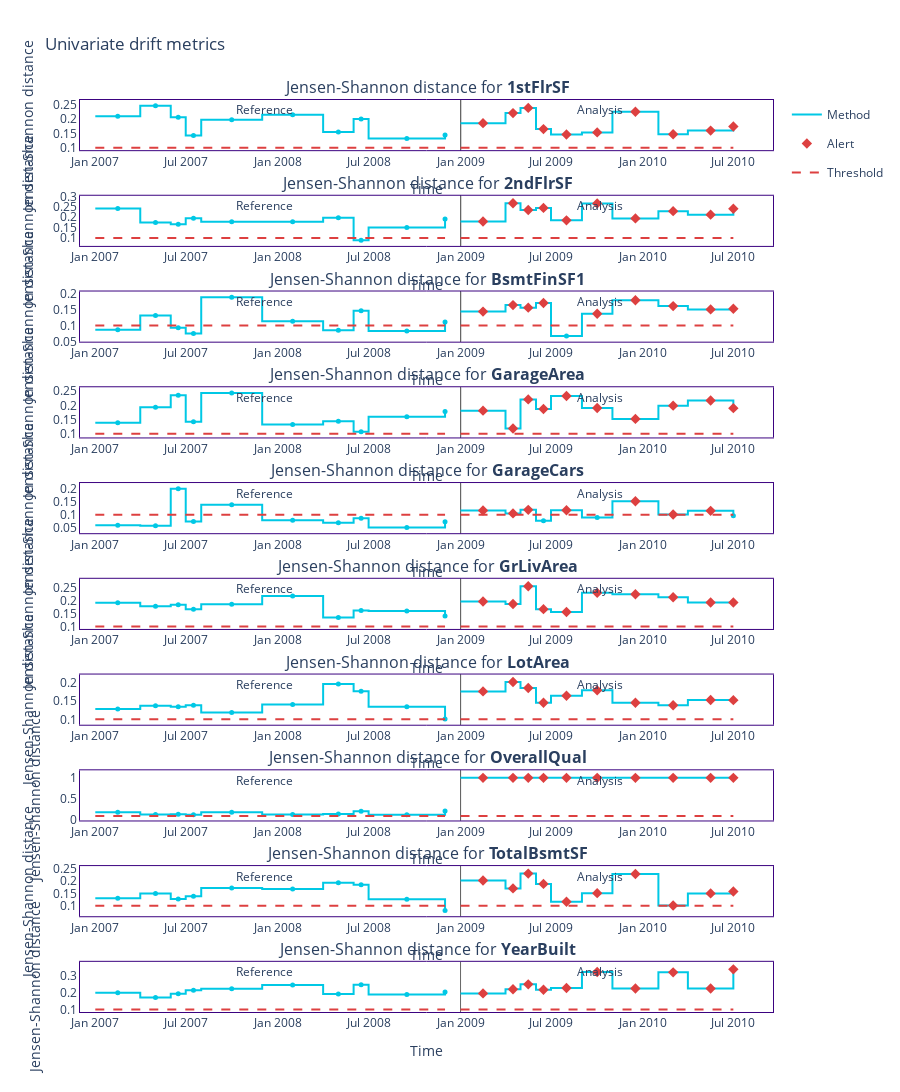

The notebook cell this image was saved under:
### Code cell
calc = nml.UnivariateDriftCalculator(

    column_names=important_columns,

    # treat_as_categorical=['binarized'],

    timestamp_column_name='timestamp',

    continuous_methods=['kolmogorov_smirnov', 'jensen_shannon'],

    categorical_methods=['chi2', 'jensen_shannon'],

)

calc.fit(reference)

results = calc.calculate(analysis)


figure = results.filter(column_names=results.continuous_column_names, methods=['jensen_shannon']).plot(kind='drift')

figure.show()
